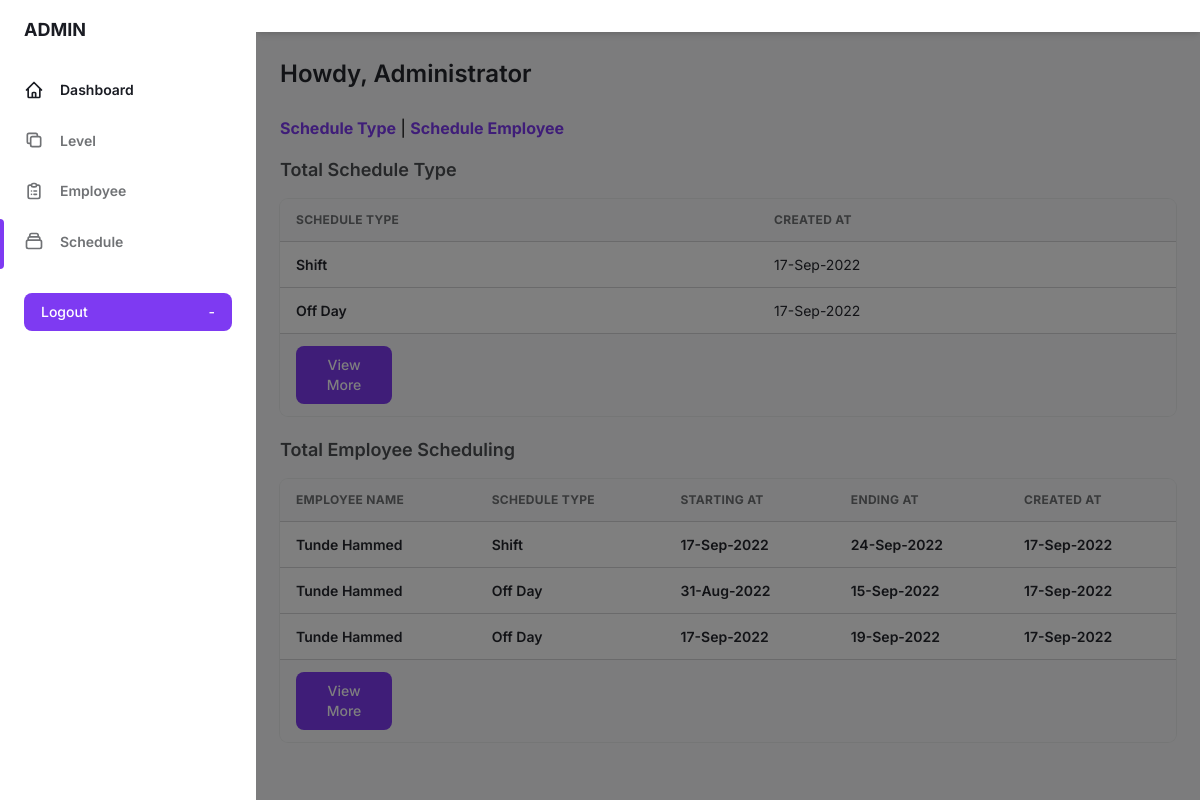
Screenshot of /admin-dashboard/schedule.php with the database file from the repository.
### tables this page shows
CREATE TABLE `schedule_type` (
  `id` int(11) NOT NULL,
  `schedule_name` varchar(255) NOT NULL,
  `dt` timestamp NOT NULL DEFAULT current_timestamp() ON UPDATE current_timestamp()
);

CREATE TABLE `schedule_employee` (
  `id` int(11) NOT NULL,
  `employee_name` varchar(255) NOT NULL,
  `schedule_type` varchar(255) NOT NULL,
  `starting_date` varchar(255) NOT NULL,
  `ending_date` varchar(255) NOT NULL,
  `dt` timestamp NOT NULL DEFAULT current_timestamp() ON UPDATE current_timestamp()
);

### admin-dashboard/schedule.php (the view, shortened to what this page needs)
<?php
  require_once "../includes/connection.php"
?>
<!DOCTYPE html>
<html :class="{ 'theme-dark': dark }" x-data="data()" lang="en">
  <head>
    <link rel="stylesheet" href="../assets/css/tailwind.output.css" />
    <link
      rel="stylesheet"
      href="https://cdnjs.cloudflare.com/ajax/libs/Chart.js/2.9.3/Chart.min.css"
    />
  </head>
  <body>
    <div
      class="flex h-screen bg-gray-50 dark:bg-gray-900"
      :class="{ 'overflow-hidden': isSideMenuOpen }"
    >
      <aside
        class="z-20 hidden w-64 overflow-y-auto bg-white dark:bg-gray-800 md:block flex-shrink-0"
      >
        <div class="py-4 text-gray-500 dark:text-gray-400">
          <a
            class="ml-6 text-lg font-bold text-gray-800 dark:text-gray-200"
            href="#"
          >
            ADMIN
          </a>
          <ul class="mt-6">
            <li class="relative px-6 py-3">
              <a
                class="inline-flex items-center w-full text-sm font-semibold text-gray-800 transition-colors duration-150 hover:text-gray-800 dark:hover:text-gray-200 dark:text-gray-100"
                href="index.php"
              >
                <svg
                  class="w-5 h-5"
                  aria-hidden="true"
                  fill="none"
                  stroke-linecap="round"
                  stroke-linejoin="round"
                  stroke-width="2"
                  viewBox="0 0 24 24"
                  stroke="currentColor"
                >
                  <path
                    d="M3 12l2-2m0 0l7-7 7 7M5 10v10a1 1 0 001 1h3m10-11l2 2m-2-2v10a1 1 0 01-1 1h-3m-6 0a1 1 0 001-1v-4a1 1 0 011-1h2a1 1 0 011 1v4a1 1 0 001 1m-6 0h6"
                  ></path>
                </svg>
                <span class="ml-4">Dashboard</span>
              </a>
            </li>
          </ul>
          <ul>
          <li class="relative px-6 py-3">
              <a
                class="inline-flex items-center w-full text-sm font-semibold transition-colors duration-150 hover:text-gray-800 dark:hover:text-gray-200"
                href="level.php"
              >
                <svg
                  class="w-5 h-5"
                  aria-hidden="true"
                  fill="none"
                  stroke-linecap="round"
                  stroke-linejoin="round"
                  stroke-width="2"
                  viewBox="0 0 24 24"
                  stroke="currentColor"
                >
                  <path
                    d="M8 16H6a2 2 0 01-2-2V6a2 2 0 012-2h8a2 2 0 012 2v2m-6 12h8a2 2 0 002-2v-8a2 2 0 00-2-2h-8a2 2 0 00-2 2v8a2 2 0 002 2z"
                  ></path>
                </svg>
                <span class="ml-4">Level</span>
              </a>
            </li>
            <li class="relative px-6 py-3">
              <a
                class="inline-flex items-center w-full text-sm font-semibold transition-colors duration-150 hover:text-gray-800 dark:hover:text-gray-200"
                href="employee.php"
              >
                <span class="ml-4">Employee</span>
              </a>
            </li>
            <li class="relative px-6 py-3">
            <span
                class="absolute inset-y-0 left-0 w-1 bg-purple-600 rounded-tr-lg rounded-br-lg"
                aria-hidden="true"
              ></span>
              <a
                class="inline-flex items-center w-full text-sm font-semibold transition-colors duration-150 hover:text-gray-800 dark:hover:text-gray-200"
                href="schedule.php"
              >
                <span class="ml-4">Schedule</span>
              </a>
            </li>
           </ul>
          <div class="px-6 my-6">
            <a
              href="logout.php"
              class="flex items-center justify-between w-full px-4 py-2 text-sm font-medium leading-5 text-white transition-colors duration-150 bg-purple-600 border border-transparent rounded-lg active:bg-purple-600 hover:bg-purple-700 focus:outline-none focus:shadow-outline-purple"
            >
              Logout
              <span class="ml-2" aria-hidden="true">-</span>
            </a>
          </div>
        </div>
      </aside>
      <div
        x-show="isSideMenuOpen"
        x-transition:enter="transition ease-in-out duration-150"
        x-transition:enter-start="opacity-0"
        x-transition:enter-end="opacity-100"
        x-transition:leave="transition ease-in-out duration-150"
        x-transition:leave-start="opacity-100"
        x-transition:leave-end="opacity-0"
        class="fixed inset-0 z-10 flex items-end bg-black bg-opacity-50 sm:items-center sm:justify-center"
      ></div>
      <div class="flex flex-col flex-1 w-full">
        <header class="z-10 py-4 bg-white shadow-md dark:bg-gray-800">
        </header>
        <main class="h-full overflow-y-auto">
          <div class="container px-6 mx-auto grid">
            <h2
              class="my-6 text-2xl font-semibold text-gray-700 dark:text-gray-200"
            >
              Howdy, Administrator
            </h2>
            <div class="mb-4">
                <a href="schedule-type.php" class="text-purple-600 font-bold">Schedule Type</a> | <a href="schedule-employee.php" class="text-purple-600 font-bold">Schedule Employee</a>
            </div>
            <div class="mb-4">
                <h4 class="mb-4 text-lg font-semibold text-gray-600 dark:text-gray-300">
                    Total Schedule Type
                </h4>
                <div class="w-full overflow-hidden rounded-lg shadow-xs">
                    <div class="w-full overflow-x-auto">
                        <table class="w-full whitespace-no-wrap">
                            <thead>
                                <tr
                                class="text-xs font-semibold tracking-wide text-left text-gray-500 uppercase border-b dark:border-gray-700 bg-gray-50 dark:text-gray-400 dark:bg-gray-800"
                                >
                                <th class="px-4 py-3">Schedule Type</th>
                                <th class="px-4 py-3">Created At</th>
                                </tr>
                            </thead>
                            <tbody
                                class="bg-white divide-y dark:divide-gray-700 dark:bg-gray-800"
                            >
                            <?php
                                $select = $conn->query("SELECT * FROM `schedule_type` LIMIT 5");
                                while($row = $select->fetch_assoc()) {
                                ?>
                                  <tr class="text-gray-700 dark:text-gray-400">
                                    <td class="px-4 py-3">
                                        <div class="flex items-center text-sm">
                                            <div>
                                                <p class="font-semibold"><?php echo $row['schedule_name']?></p>
                                            </div>
                                        </div>
                                    </td>
                                    <td class="px-4 py-3 text-sm"><?php echo date("d-M-Y",strtotime($row['dt']))?></td>
                                  </tr>
                                <?php
                                }
                              ?>
                            </tbody>
                        </table>
                    </div>
                    <div
                        class="grid px-4 py-3 text-xs font-semibold tracking-wide text-gray-500 uppercase border-t dark:border-gray-700 bg-gray-50 sm:grid-cols-9 dark:text-gray-400 dark:bg-gray-800">
                        <div>
                        <a href="schedule-type.php">
                            <button
                                class="px-3 py-2 text-sm font-medium leading-5 text-white transition-colors duration-150 bg-purple-600 border border-transparent rounded-lg active:bg-purple-600 hover:bg-purple-700 focus:outline-none focus:shadow-outline-purple"
                            >
                                View More
                            </button>
                        </a>
                    </div>
                </div>
            </div>
            <div class="mb-4" style="margin-top: 20px;">
                <h4 class="mb-4 text-lg font-semibold text-gray-600 dark:text-gray-300">
                    Total Employee Scheduling
                </h4>
                <div class="w-full overflow-hidden rounded-lg shadow-xs">
                    <div class="w-full overflow-x-auto">
                        <table class="w-full whitespace-no-wrap">
                            <thead>
                                <tr
                                class="text-xs font-semibold tracking-wide text-left text-gray-500 uppercase border-b dark:border-gray-700 bg-gray-50 dark:text-gray-400 dark:bg-gray-800"
                                >
                                <th class="px-4 py-3">Employee Name</th>
                                <th class="px-4 py-3">Schedule Type</th>
                                <th class="px-4 py-3">Starting At</th>
                                <th class="px-4 py-3">Ending At</th>
                                <th class="px-4 py-3">Created At</th>
                                </tr>
                            </thead>
                            <tbody
                                class="bg-white divide-y dark:divide-gray-700 dark:bg-gray-800"
                            >
                            <?php
                                $select = $conn->query("SELECT * FROM `schedule_employee`");
                                while($row = $select->fetch_assoc()) {
                                ?>
                                  <tr class="text-gray-700 dark:text-gray-400">
                                    <td class="px-4 py-3">
                                        <div class="flex items-center text-sm">
                                            <div>
                                                <p class="font-semibold"><?php echo $row['employee_name']?></p>
                                            </div>
                                        </div>
                                    </td>
                                    <td class="px-4 py-3">
                                        <div class="flex items-center text-sm">
                                            <div>
                                                <p class="font-semibold"><?php echo $row['schedule_type']?></p>
                                            </div>
                                        </div>
                                    </td>
                                    <td class="px-4 py-3">
                                        <div class="flex items-center text-sm">
                                            <div>
                                                <p class="font-semibold"><?php echo date("d-M-Y", strtotime($row['starting_date']))?></p>
                                            </div>
                                        </div>
                                    </td>
                                    <td class="px-4 py-3">
                                        <div class="flex items-center text-sm">
                                            <div>
                                                <p class="font-semibold"><?php echo date("d-M-Y", strtotime($row['ending_date']))?></p>
                                            </div>
                                        </div>
                                    </td>
                                    <td class="px-4 py-3">
                                        <div class="flex items-center text-sm">
                                            <div>
                                                <p class="font-semibold"><?php echo date("d-M-Y", strtotime($row['dt']))?></p>
                                            </div>
                                        </div>
                                    </td>
                                  </tr>
                                <?php
                                }
                              ?>
                            </tbody>
                        </table>
                    </div>
                    <div
                        class="grid px-4 py-3 text-xs font-semibold tracking-wide text-gray-500 uppercase border-t dark:border-gray-700 bg-gray-50 sm:grid-cols-9 dark:text-gray-400 dark:bg-gray-800">
                        <div>
                        <a href="schedule-employee.php">
                            <button
                                class="px-3 py-2 text-sm font-medium leading-5 text-white transition-colors duration-150 bg-purple-600 border border-transparent rounded-lg active:bg-purple-600 hover:bg-purple-700 focus:outline-none focus:shadow-outline-purple"
                            >
                                View More
                            </button>
                        </a>
                    </div>
                </div>
            </div>
          </div>
        </main>
      </div>
    </div>
  </body>
</html>

### rows the page displays
schedule_type: schedule_name "Shift", dt "17-Sep-2022"
schedule_type: schedule_name "Off Day", dt "17-Sep-2022"
schedule_employee: employee_name "Tunde Hammed", schedule_type "Shift", starting_date "17-Sep-2022", ending_date "24-Sep-2022", dt "17-Sep-2022"
schedule_employee: employee_name "Tunde Hammed", schedule_type "Off Day", starting_date "31-Aug-2022", ending_date "15-Sep-2022", dt "17-Sep-2022"
schedule_employee: employee_name "Tunde Hammed", schedule_type "Off Day", starting_date "17-Sep-2022", ending_date "19-Sep-2022", dt "17-Sep-2022"
